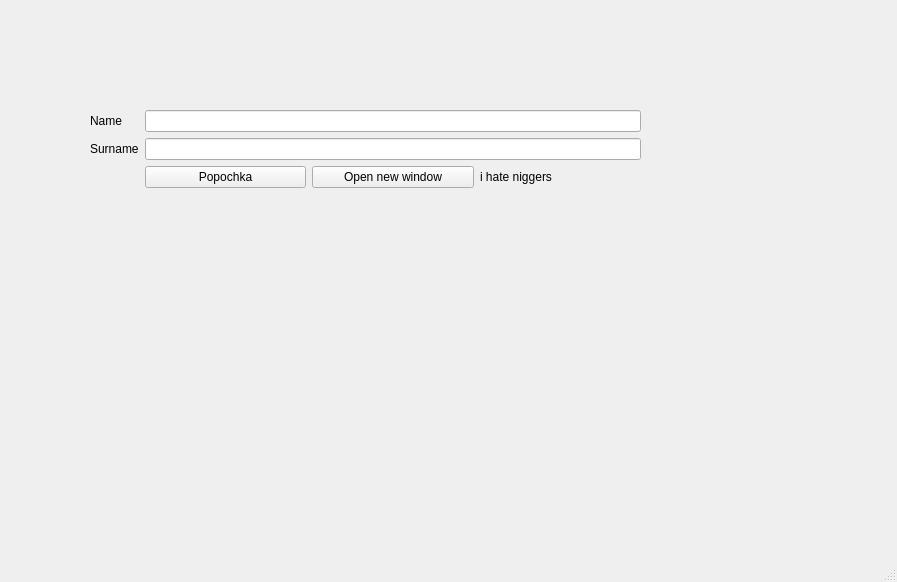
<?xml version="1.0" encoding="UTF-8"?>
<ui version="4.0">
 <class>MainWindow</class>
 <widget class="QMainWindow" name="MainWindow">
  <property name="geometry">
   <rect>
    <x>0</x>
    <y>0</y>
    <width>897</width>
    <height>582</height>
   </rect>
  </property>
  <property name="windowTitle">
   <string>MainWindow</string>
  </property>
  <widget class="QWidget" name="centralwidget">
   <widget class="QWidget" name="formLayoutWidget">
    <property name="geometry">
     <rect>
      <x>90</x>
      <y>110</y>
      <width>551</width>
      <height>341</height>
     </rect>
    </property>
    <layout class="QFormLayout" name="formLayout">
     <item row="0" column="0">
      <widget class="QLabel" name="label_2">
       <property name="text">
        <string>Name</string>
       </property>
      </widget>
     </item>
     <item row="1" column="0">
      <widget class="QLabel" name="label_3">
       <property name="text">
        <string>Surname</string>
       </property>
      </widget>
     </item>
     <item row="0" column="1">
      <widget class="QLineEdit" name="lineEdit"/>
     </item>
     <item row="1" column="1">
      <widget class="QLineEdit" name="lineEdit_2"/>
     </item>
     <item row="2" column="1">
      <layout class="QHBoxLayout" name="horizontalLayout">
       <item>
        <widget class="QPushButton" name="pushButton">
         <property name="sizeIncrement">
          <size>
           <width>2</width>
           <height>2</height>
          </size>
         </property>
         <property name="autoFillBackground">
          <bool>false</bool>
         </property>
         <property name="text">
          <string>Popochka</string>
         </property>
        </widget>
       </item>
       <item>
        <widget class="QPushButton" name="pushButton_2">
         <property name="text">
          <string>Open new window</string>
         </property>
        </widget>
       </item>
       <item>
        <widget class="QLabel" name="label">
         <property name="text">
          <string>i hate niggers</string>
         </property>
        </widget>
       </item>
      </layout>
     </item>
    </layout>
   </widget>
  </widget>
  <widget class="QMenuBar" name="menubar">
   <property name="geometry">
    <rect>
     <x>0</x>
     <y>0</y>
     <width>897</width>
     <height>25</height>
    </rect>
   </property>
  </widget>
  <widget class="QStatusBar" name="statusbar"/>
 </widget>
 <resources/>
 <connections/>
</ui>
